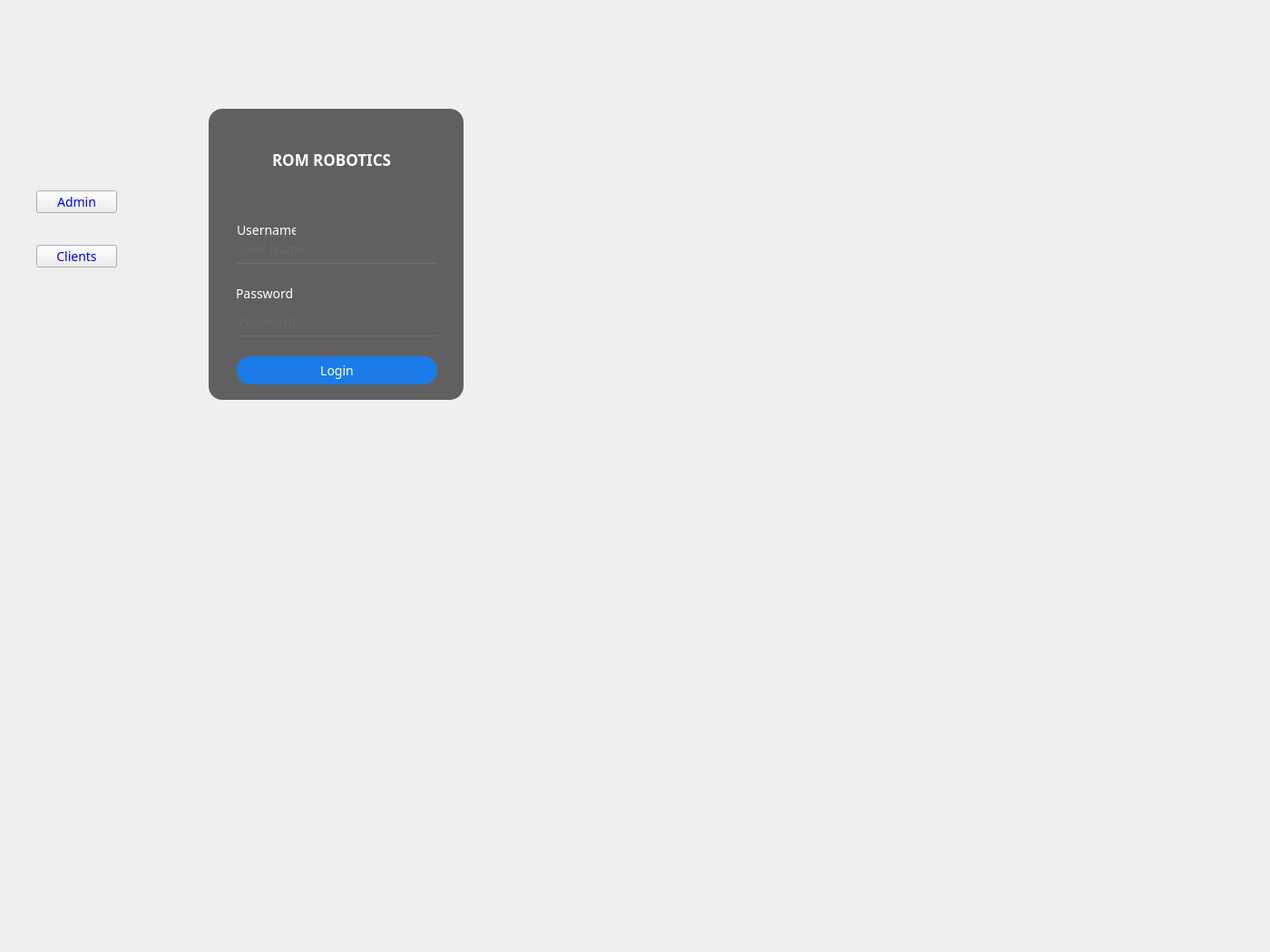
<?xml version="1.0" encoding="UTF-8"?>
<ui version="4.0">
 <class>MainWindow</class>
 <widget class="QMainWindow" name="MainWindow">
  <property name="geometry">
   <rect>
    <x>0</x>
    <y>0</y>
    <width>1400</width>
    <height>1050</height>
   </rect>
  </property>
  <property name="sizePolicy">
   <sizepolicy hsizetype="Fixed" vsizetype="Fixed">
    <horstretch>0</horstretch>
    <verstretch>0</verstretch>
   </sizepolicy>
  </property>
  <property name="minimumSize">
   <size>
    <width>1400</width>
    <height>1050</height>
   </size>
  </property>
  <property name="maximumSize">
   <size>
    <width>1400</width>
    <height>1050</height>
   </size>
  </property>
  <property name="font">
   <font>
    <family>Umpush</family>
    <pointsize>-1</pointsize>
    <italic>true</italic>
   </font>
  </property>
  <property name="windowTitle">
   <string>ROM ROBOTICS</string>
  </property>
  <property name="windowIcon">
   <iconset>
    <normaloff>:/images/main_dWS_icon.ico</normaloff>:/images/main_dWS_icon.ico</iconset>
  </property>
  <property name="styleSheet">
   <string notr="true">#centralwidget{
background-image: url(:/images/mdyblur.png) 0 0 0 0 stretch stretch;
}

*{
font-family: Umpush;
font-size: 14px;
color:blue;
}

#loginFrame{
background:rgba(0,0,0,0.6);
border-radius: 15px;
}

#pushButton{
border-radius: 0px;
background: transparent;
}

#loginBtn{
border-radius:15px;
color: white;
background: rgb(27, 124, 231);
Font-size: 14px;
}

#loginBtn:hover{
border-radius:15px;
color: #333;
background:rgb(155, 194, 251);
font-weight:bold;
}

#lineEditPassword,#lineEditUserName {
background: transparent;
border: none;
color: #717072;
border-bottom: 1px solid #717072;
Font-size: 14px;
}
#labelUserName{
Font-size: 14px;
color: white;
background: transparent;
}
#labelPassword{
Font-size: 14px;
color: white;
background: transparent;
}

#labelLoginHere{
Font-size: 17px;
color: white;
background: transparent;
}</string>
  </property>
  <widget class="QWidget" name="centralwidget">
   <widget class="QFrame" name="loginFrame">
    <property name="geometry">
     <rect>
      <x>230</x>
      <y>120</y>
      <width>281</width>
      <height>321</height>
     </rect>
    </property>
    <property name="styleSheet">
     <string notr="true"/>
    </property>
    <property name="frameShape">
     <enum>QFrame::StyledPanel</enum>
    </property>
    <property name="frameShadow">
     <enum>QFrame::Raised</enum>
    </property>
    <widget class="QLabel" name="labelLoginHere">
     <property name="geometry">
      <rect>
       <x>70</x>
       <y>40</y>
       <width>151</width>
       <height>31</height>
      </rect>
     </property>
     <property name="font">
      <font>
       <family>Umpush</family>
       <pointsize>-1</pointsize>
       <weight>75</weight>
       <bold>true</bold>
      </font>
     </property>
     <property name="styleSheet">
      <string notr="true"/>
     </property>
     <property name="text">
      <string>ROM ROBOTICS</string>
     </property>
    </widget>
    <widget class="QPushButton" name="loginBtn">
     <property name="geometry">
      <rect>
       <x>31</x>
       <y>273</y>
       <width>221</width>
       <height>31</height>
      </rect>
     </property>
     <property name="font">
      <font>
       <family>Umpush</family>
       <pointsize>-1</pointsize>
       <weight>50</weight>
       <italic>false</italic>
       <bold>false</bold>
      </font>
     </property>
     <property name="cursor">
      <cursorShape>PointingHandCursor</cursorShape>
     </property>
     <property name="text">
      <string>Login</string>
     </property>
    </widget>
    <widget class="QLineEdit" name="lineEditUserName">
     <property name="geometry">
      <rect>
       <x>31</x>
       <y>140</y>
       <width>221</width>
       <height>31</height>
      </rect>
     </property>
     <property name="cursor">
      <cursorShape>PointingHandCursor</cursorShape>
     </property>
     <property name="text">
      <string/>
     </property>
     <property name="placeholderText">
      <string>User Name</string>
     </property>
     <property name="cursorMoveStyle">
      <enum>Qt::VisualMoveStyle</enum>
     </property>
    </widget>
    <widget class="QLineEdit" name="lineEditPassword">
     <property name="geometry">
      <rect>
       <x>31</x>
       <y>220</y>
       <width>221</width>
       <height>31</height>
      </rect>
     </property>
     <property name="cursor">
      <cursorShape>PointingHandCursor</cursorShape>
     </property>
     <property name="text">
      <string/>
     </property>
     <property name="echoMode">
      <enum>QLineEdit::Password</enum>
     </property>
     <property name="placeholderText">
      <string>Password</string>
     </property>
    </widget>
    <widget class="QLabel" name="labelUserName">
     <property name="geometry">
      <rect>
       <x>31</x>
       <y>120</y>
       <width>65</width>
       <height>28</height>
      </rect>
     </property>
     <property name="styleSheet">
      <string notr="true"/>
     </property>
     <property name="text">
      <string>Username</string>
     </property>
    </widget>
    <widget class="QLabel" name="labelPassword">
     <property name="geometry">
      <rect>
       <x>30</x>
       <y>190</y>
       <width>62</width>
       <height>28</height>
      </rect>
     </property>
     <property name="styleSheet">
      <string notr="true"/>
     </property>
     <property name="text">
      <string>Password</string>
     </property>
    </widget>
   </widget>
   <widget class="QPushButton" name="pushButton">
    <property name="geometry">
     <rect>
      <x>320</x>
      <y>60</y>
      <width>101</width>
      <height>101</height>
     </rect>
    </property>
    <property name="styleSheet">
     <string notr="true">#pushButton{
border-radius: 60px;
}</string>
    </property>
    <property name="text">
     <string/>
    </property>
    <property name="icon">
     <iconset>
      <normaloff>:/images/primary_KMx_icon.ico</normaloff>:/images/primary_KMx_icon.ico</iconset>
    </property>
    <property name="iconSize">
     <size>
      <width>100</width>
      <height>100</height>
     </size>
    </property>
   </widget>
   <widget class="QPushButton" name="adminbtn">
    <property name="geometry">
     <rect>
      <x>40</x>
      <y>210</y>
      <width>89</width>
      <height>25</height>
     </rect>
    </property>
    <property name="text">
     <string>Admin</string>
    </property>
   </widget>
   <widget class="QPushButton" name="clientbtn">
    <property name="geometry">
     <rect>
      <x>40</x>
      <y>270</y>
      <width>89</width>
      <height>25</height>
     </rect>
    </property>
    <property name="text">
     <string>Clients</string>
    </property>
   </widget>
  </widget>
 </widget>
 <resources/>
 <connections>
  <connection>
   <sender>pushButton</sender>
   <signal>clicked()</signal>
   <receiver>MainWindow</receiver>
   <slot>close()</slot>
   <hints>
    <hint type="sourcelabel">
     <x>518</x>
     <y>107</y>
    </hint>
    <hint type="destinationlabel">
     <x>334</x>
     <y>424</y>
    </hint>
   </hints>
  </connection>
 </connections>
</ui>
